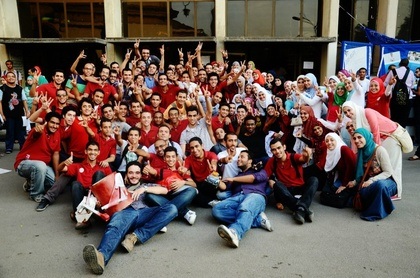
%> input picture image/Part A/highdetail.jpg, 420 x 278 px, shrunk from 960 x 636 before the run
$ octave total.m   (GNU Octave 9; MATLAB toolbox functions it lacks are replaced by stand-ins)
%> lines starting %> are read from the running program, lines starting %| are printed output that depends on the picture; in (x1, y1, x2, y2) boxes, pixels count from 0 and x2, y2 are one past the last pixel; in counts of white or black regions, pixels touching at a corner belong together; the program's own positions count from 1
# read the three images
hd = imread("highdetail.jpg");
%> hd is the input picture: size 278x420x3 uint8; mean R, G, B 105.5, 89.9, 84.7

# Transfer images from RGB to gray level
hd = rgb2gray(hd);
%> hd: size 278x420 uint8


# convert images to double to perform operations
hd = im2double(hd);
%> hd: size 278x420 double


# Fourier Transform for the first image : highdetail
hdft = fft2(hd);
show_hdft = fftshift(hdft); # using for plot
show_hdft = abs(show_hdft);
show_hdft = log(show_hdft + 1);

figure(1);
subplot(3,2,1); imshow(hd);
subplot(3,2,2); imshow(show_hdft, []);
################
# operations on first image
# W is the image will be used in multiplication

## on 0.1
figure(2);

[x, y] = size(hdft);
%> x = 278; y = 420
W = zeros(x,y);
xrad = 0.05 * x;
%> xrad = 13.9
yrad = 0.05 * y;
%> yrad = 21

for i = floor(x/2 - xrad) : floor(x/2 + xrad)
  for j = floor(y/2 - yrad) : floor(y/2 + yrad)
    W(i,j) = 1;
   end
end
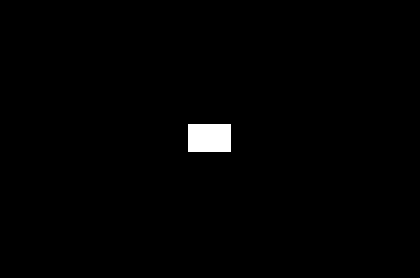
%> W: size 278x420 double; values 0 (black) and 1 (white), 1% white; 1 white region, box (x1, y1, x2, y2) and area: (188, 124, 231, 152) 1204

Whd =  fftshift(hdft) .* W;

subplot(3,2,1); imshow(  abs( log(Whd+1) ) , [ ] );
#Whd = ifftshift(Whd);
R = ifft2(Whd);

subplot(3,2,2); imshow(log ( abs( R ) + 1) , []);

## on 0.3

figure(3);
W = zeros(x,y);
xrad = 0.15 * x;
%> xrad = 41.7
yrad = 0.15 * y;
%> yrad = 63

for i = floor(x/2 - xrad) : floor(x/2 + xrad)
  for j = floor(y/2 - yrad) : floor(y/2 + yrad)
    W(i,j) = 1;
   end
end
%> W: size 278x420 double; values 0 (black) and 1 (white), 9.1% white; 1 white region, box (x1, y1, x2, y2) and area: (146, 96, 273, 180) 10668


Whd =  fftshift(hdft) .* W;

subplot(3,2,1); imshow(  log( abs( Whd ) + 1 ) , [ ] );
#Whd = ifftshift(Whd);
R = ifft2(Whd);

subplot(3,2,2); imshow( log ( abs(R) + 1 ), []);

## on 0.5

figure(4);
W = zeros(x,y);
xrad = 0.25 * x;
%> xrad = 69.5
yrad = 0.25 * y;
%> yrad = 105

for i = floor(x/2 - xrad) : floor(x/2 + xrad)
  for j = floor(y/2 - yrad) : floor(y/2 + yrad)
    W(i,j) = 1;
   end
end
%> W: size 278x420 double; values 0 (black) and 1 (white), 25.3% white; 1 white region, box (x1, y1, x2, y2) and area: (104, 68, 315, 208) 29540


Whd =  fftshift(hdft) .* W;

subplot(3,2,1); imshow(  log( abs( Whd ) + 1 ) , [ ] );
#Whd = ifftshift(Whd);
R = ifft2(Whd);

subplot(3,2,2); imshow(log(abs( R)+1 ), []);

## on 0.7

figure(5);
W = zeros(x,y);
xrad = 0.35 * x;
%> xrad = 97.3
yrad = 0.35 * y;
%> yrad = 147

for i = floor(x/2 - xrad) : floor(x/2 + xrad)
  for j = floor(y/2 - yrad) : floor(y/2 + yrad)
    W(i,j) = 1;
   end
end
%> W: size 278x420 double; values 0 (black) and 1 (white), 49.5% white; 1 white region, box (x1, y1, x2, y2) and area: (62, 40, 357, 236) 57820


Whd =  fftshift(hdft) .* W;

subplot(3,2,1); imshow(  log( abs( Whd ) + 1 ) , [ ] );
#Whd = ifftshift(Whd);
R = ifft2(Whd);

subplot(3,2,2); imshow(log(abs( R) +1), []);

## on 0.9
figure(6);
#subplot(4,1,1); imshow(hd);
#subplot(4,1,2); imshow(show_hdft, [ ]);

W = zeros(x,y);
xrad = 0.45 * x;
%> xrad = 125.1
yrad = 0.45 * y;
%> yrad = 189

for i = floor(x/2 - xrad) : floor(x/2 + xrad)
  for j = floor(y/2 - yrad) : floor(y/2 + yrad)
    W(i,j) = 1;
   end
end
%> W: size 278x420 double; values 0 (black) and 1 (white), 81.8% white; 1 black region, box (x1, y1, x2, y2) and area: (0, 0, 420, 278) 21252


Whd =  fftshift(hdft) .* W;

subplot(3,2,1);
#subplot(4,5,15);
imshow(  log( abs( Whd ) + 1 ) , [ ] );
#Whd = ifftshift(Whd);
R = ifft2(Whd);

subplot(3,2,2);
#subplot(4,5,20);
imshow(log(abs( R ) +1), []);

############################################################################################
# read the three images
hd = imread("my_choice.jpg");
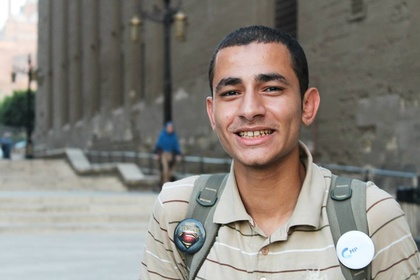
%> input picture image/Part A/my_choice.jpg, 420 x 280 px, shrunk from 960 x 640 before the run
%> hd is the input picture: size 280x420x3 uint8; mean R, G, B 135.5, 131.4, 124.6

# Transfer images from RGB to gray level
hd = rgb2gray(hd);
%> hd: size 280x420 uint8


# convert images to double to perform operations
hd = im2double(hd);
%> hd: size 280x420 double


# Fourier Transform for the first image : highdetail
hdft = fft2(hd);
show_hdft = fftshift(hdft); # using for plot
show_hdft = abs(show_hdft);
%> show_hdft: size 280x420 double
show_hdft = log(show_hdft + 1);

figure(1);
subplot(3,2,3); imshow(hd);
subplot(3,2,4); imshow(show_hdft, []);
################
# operations on first image
# W is the image will be used in multiplication

## on 0.1
figure(2);

[x, y] = size(hdft);
%> x = 280
W = zeros(x,y);
xrad = 0.05 * x;
%> xrad = 14
yrad = 0.05 * y;
%> yrad = 21

for i = floor(x/2 - xrad) : floor(x/2 + xrad)
  for j = floor(y/2 - yrad) : floor(y/2 + yrad)
    W(i,j) = 1;
   end
end
%> W: size 280x420 double; values 0 (black) and 1 (white), 1.1% white; 1 white region, box (x1, y1, x2, y2) and area: (188, 125, 231, 154) 1247

Whd =  fftshift(hdft) .* W;

subplot(3,2,3); imshow(  abs( log(Whd+1) ) , [ ] );
#Whd = ifftshift(Whd);
R = ifft2(Whd);

subplot(3,2,4); imshow(log ( abs( R ) + 1) , []);

## on 0.3

figure(3);
W = zeros(x,y);
xrad = 0.15 * x;
yrad = 0.15 * y;

for i = floor(x/2 - xrad) : floor(x/2 + xrad)
  for j = floor(y/2 - yrad) : floor(y/2 + yrad)
    W(i,j) = 1;
   end
end
%> W: size 280x420 double; values 0 (black) and 1 (white), 9.2% white; 1 white region, box (x1, y1, x2, y2) and area: (146, 97, 273, 182) 10795

Whd =  fftshift(hdft) .* W;

subplot(3,2,3); imshow(  log( abs( Whd ) + 1 ) , [ ] );
#Whd = ifftshift(Whd);
R = ifft2(Whd);

subplot(3,2,4); imshow( log ( abs(R) + 1 ), []);

## on 0.5

figure(4);
W = zeros(x,y);
xrad = 0.25 * x;
yrad = 0.25 * y;

for i = floor(x/2 - xrad) : floor(x/2 + xrad)
  for j = floor(y/2 - yrad) : floor(y/2 + yrad)
    W(i,j) = 1;
   end
end
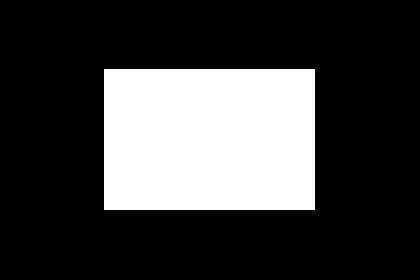
%> W: size 280x420 double; values 0 (black) and 1 (white), 25.3% white; 1 white region, box (x1, y1, x2, y2) and area: (104, 69, 315, 210) 29751


Whd =  fftshift(hdft) .* W;

subplot(3,2,3); imshow(  log( abs( Whd ) + 1 ) , [ ] );
#Whd = ifftshift(Whd);
R = ifft2(Whd);

subplot(3,2,4); imshow(log(abs( R)+1 ), []);

## on 0.7

figure(5);
W = zeros(x,y);
xrad = 0.35 * x;
yrad = 0.35 * y;

for i = floor(x/2 - xrad) : floor(x/2 + xrad)
  for j = floor(y/2 - yrad) : floor(y/2 + yrad)
    W(i,j) = 1;
   end
end
%> W: size 280x420 double; values 0 (black) and 1 (white), 49.4% white; 1 white region, box (x1, y1, x2, y2) and area: (62, 41, 357, 238) 58115


Whd =  fftshift(hdft) .* W;

subplot(3,2,3); imshow(  log( abs( Whd ) + 1 ) , [ ] );
#Whd = ifftshift(Whd);
R = ifft2(Whd);

subplot(3,2,4); imshow(log(abs( R) +1), []);

## on 0.9
figure(6);
#subplot(4,1,1); imshow(hd);
#subplot(4,1,2); imshow(show_hdft, [ ]);

W = zeros(x,y);
xrad = 0.45 * x;
yrad = 0.45 * y;

for i = floor(x/2 - xrad) : floor(x/2 + xrad)
  for j = floor(y/2 - yrad) : floor(y/2 + yrad)
    W(i,j) = 1;
   end
end
%> W: size 280x420 double; values 0 (black) and 1 (white), 81.5% white; 1 black region, box (x1, y1, x2, y2) and area: (0, 0, 420, 280) 21713


Whd =  fftshift(hdft) .* W;

subplot(3,2,3);
#subplot(4,5,15);
imshow(  log( abs( Whd ) + 1 ) , [ ] );
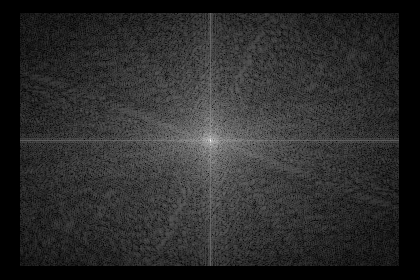
%> displayed picture: size 280x420, on the screen's scale of 0 to 255; min 0, max 255, mean 43.3
#Whd = ifftshift(Whd);
R = ifft2(Whd);

subplot(3,2,4);
#subplot(4,5,20);
imshow(log(abs( R ) +1), []);

###################################################################
# read the three images
hd = imread("Low_detail.jpg");
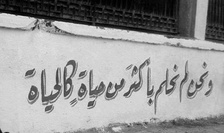
%> input picture image/Part A/Low_detail.jpg, 224 x 133 px, shrunk from 513 x 305 before the run
%> hd is the input picture: size 133x224x3 uint8; min 0, max 235, mean 155.1

# Transfer images from RGB to gray level
#hd = rgb2gray(hd);


# convert images to double to perform operations
hd = im2double(hd);
%> hd: size 133x224x3 double


# Fourier Transform for the first image : highdetail
hdft = fft2(hd);
show_hdft = fftshift(hdft); # using for plot
show_hdft = abs(show_hdft);
%> show_hdft: size 133x224x3 double
show_hdft = log(show_hdft + 1);
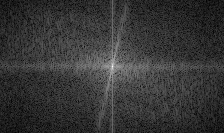
%> show_hdft: size 133x224x3 double; min 0.0318, max 9.8, mean 2.1; drawn with min black and max white

figure(1);
subplot(3,2,5); imshow(hd);
subplot(3,2,6); imshow(show_hdft, []);
################
# operations on first image
# W is the image will be used in multiplication

## on 0.1
figure(2);

[x, y] = size(hdft);
W = zeros(x,y);
xrad = 0.05 * x;
yrad = 0.05 * y;

for i = floor(x/2 - xrad) : floor(x/2 + xrad)
  for j = floor(y/2 - yrad) : floor(y/2 + yrad)
    W(i,j) = 1;
   end
end
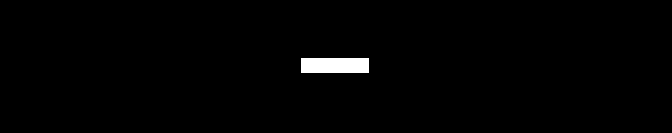
%> W: size 133x672 double; values 0 (black) and 1 (white), 1.1% white; 1 white region, box (x1, y1, x2, y2) and area: (301, 58, 369, 73) 1020

%> (the run ends here)
